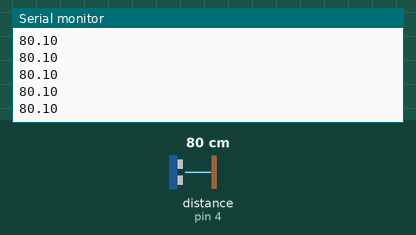
The sketch below on a simulated Arduino Uno, built with avr-gcc and run on an emulated ATmega328P. On the bench: the last lines printed to the serial monitor. Wiring (inferred from the names in the program): ultrasonic range finder: trigger pin 3; echo pin 4. The test bench sets the inputs (shaded band); at power-on: distance to the obstacle (sensor on pin 4) 80 cm. The echo pulse lasts 58.3 µs per cm.

Above: at 1.2 s.
1.3 s: distance to the obstacle (sensor on pin 4) set to 2 cm
At 1.9 s:
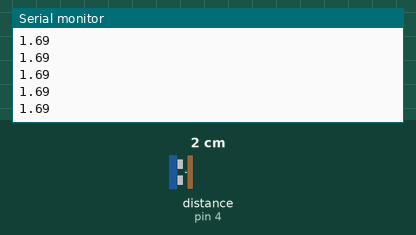
2.8 s: distance to the obstacle (sensor on pin 4) set to 4 cm
At 3.7 s:
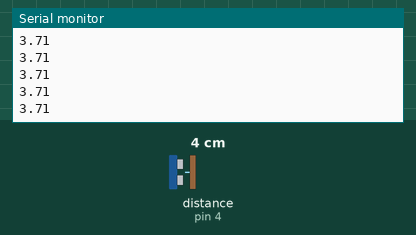
Timing chart, 0 to 5.8 s (numbered marks = the images above; inputs shaded):
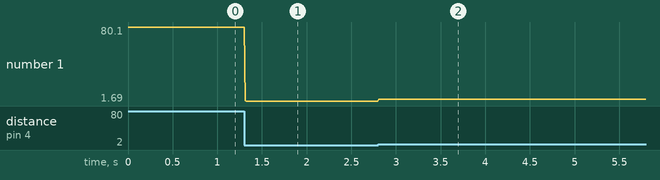

Measured:
- after the input at 1.3 s, the serial monitor: prints a new line at once (image 1)
- after the input at 2.8 s, the serial monitor: prints a new line at once (image 2)
- plotted number 1: 80.1 → 1.69 after the input at 1.3 s, 1.69 → 3.71 after the input at 2.8 s

The sketch:

aeco.ino
```cpp
void setup() {
  // put your setup code here, to run once:
  pinMode(4,INPUT); //echo
  pinMode(3,OUTPUT);  //trig
  Serial.begin(9600); //啟動序列埠，鮑率=9600
  digitalWrite(3,LOW);  //先將trig設為低電位
}

void loop() {
  // put your main code here, to run repeatedly:
  double dure,far;

  //對trig輸出一段高電位(20us)，讓HC-SR04做一次測量
  digitalWrite(3,HIGH);
  delayMicroseconds(20);
  digitalWrite(3,LOW);

  dure=pulseIn(4,HIGH); //讀取echo收到的高電位長度(單位為us)

  far=dure/58;  //收到的高電位長度/58=距離(cm)

  //輸出距離資料
  //HC-SR04最遠能量到400公分，再遠就是錯誤資料
  if(far<400){
    Serial.println(far);
  }
  delay(10);  //等一會再做下一次量測
}
```
